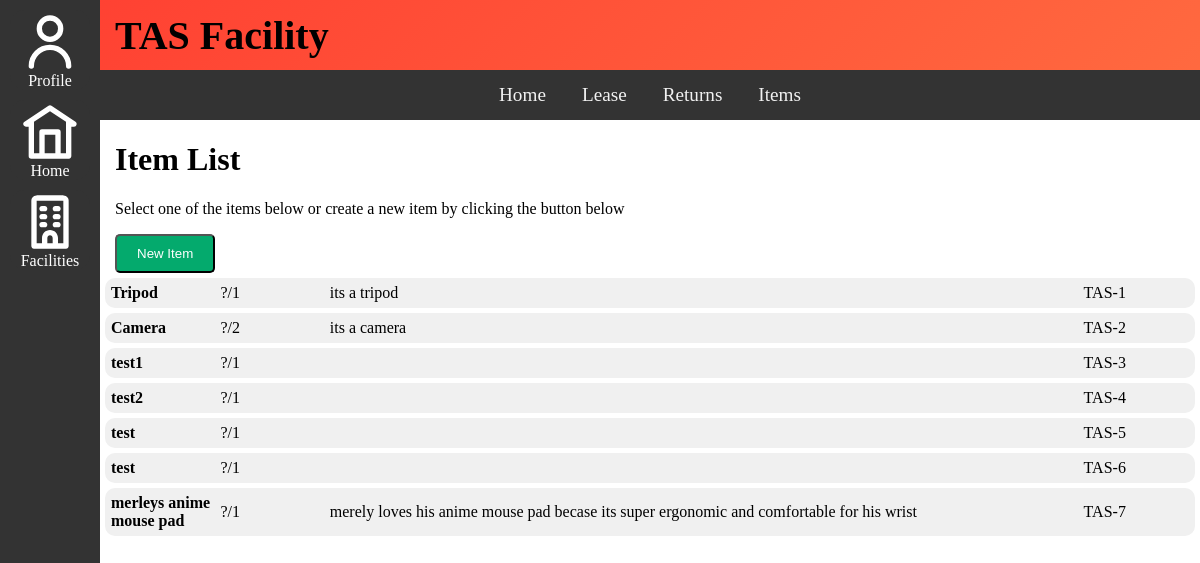
The app's page /facility/TAS/items with its own data.
### tables this page shows
CREATE TABLE Facilities(
facID INTEGER PRIMARY KEY AUTOINCREMENT,
facName TEXT NOT NULL
);

CREATE TABLE Items(
itemID INTEGER PRIMARY KEY AUTOINCREMENT,
item_facID INTEGER,
itemName TEXT NOT NULL,
itemDescription TEXT NOT NULL,
itemCount INTEGER,
itemLocation TEXT NOT NULL,
itemPurchaseDate TEXT NOT NULL,
itemNotes TEXT NOT NULL
);

### main.py (the view, shortened to what this page needs)
@app.route("/facility/<facName>/items", methods=["GET", "POST"])
def items(facName):
    items = DB_Acess.GetAllItems(facName)
    return render_template("items.html", facname=facName, items=items)

### DB_Acess.py (called while the page is built)
def GetDB():
    BASE_DIR = os.path.dirname(os.path.abspath(__file__))
    DB_PATH = os.path.join(BASE_DIR, "database", "EquipmentTracker.db")
    db = sqlite3.connect(DB_PATH)
    db.row_factory = sqlite3.Row
    return db

def GetAllItems(facName):
    db = GetDB()
    items = db.execute("""SELECT itemID, itemName, itemDescription, itemCount, itemLocation, itemPurchaseDate, itemNotes, item_facID, facName
                        FROM Items
                        JOIN Facilities ON Items.item_facID = Facilities.facID
                        WHERE facName = ?""", (facName,)).fetchall()
    db.close()
    return [dict(row) for row in items]

### Templates/items.html (shortened to what this page needs)
{% extends "base-facility.html" %}
{% block facility_content %}
    <div class="shift_text_content">
        <h1>Item List</h1>
        <p>Select one of the items below or create a new item by clicking the button below</p>
        <button class="new_item_button" onclick="openModal()">New Item</button>
    </div>
    {% for item in items %}
        <a class="listed_item" href="/facility/{{ facname }}/item/{{ item['itemID'] }}">
            <table style="width:100%;">
                <tr>
                    <td style="width:10%;"><strong>{{ item["itemName"] }}</strong></td>
                    <td style="width:10%;"> ?/{{ item["itemCount"] }} </td>
                    <td style="width:70%;"> {{ item["itemDescription"] }} </td>
                    <td style="width:10%;"> {{ item["facName"] }}-{{ item["itemID"] }} </td>
                </tr>
            </table>
        </a>
    {% endfor %}
{% endblock %}

### Templates/base-facility.html
{% extends "base.html" %}
{% block content %}
    <div class="banner_background">
        <h1 class='banner'>{{ facname }} Facility</h1>
    </div>
    <nav class='topbar'>
        <a href="/facility/{{ facname }}">Home</a>
        <a href="/facility/{{ facname }}/loan">Lease</a>
        <a href="/facility/{{ facname }}/returns">Returns</a>
        <a href="/facility/{{ facname }}/items">Items </a>
    </nav>
    <content class='facility_content'>
    {% block facility_content %}
    {% endblock %}
    </content>
{% endblock %}

### Templates/base.html (shortened to what this page needs)
<!DOCTYPE html>
<html lang="en">
<head>
    <link rel="stylesheet" href="/static/css/style.css" />
</head>
<body style='margin: 0;'>
    <main>
        <div class="side">
            <a href="/login">Profile <img class='sidebarimg' src="/static/images/user-white.svg"></a>
            <a href="/">Home <img class='sidebarimg' src="/static/images/home-white.svg"></a>
            <a href="/facilities">Facilities <img class='sidebarimg' src="/static/images/facility-white.svg"></a>
        </div>
        <div class="content">
            {% block content %}
            {% endblock %}
        </div>
    </main>
</body>
</html>

### static/css/style.css (style rules this page uses)
:root { --side-pixel: 100px; --top-pixel: 50px; --top-banner-pixel: 70px; }
main { display: sticky; }
.side { margin: 0; padding: 0; width: var(--side-pixel); background-color: #333; position: fixed; top: 0; left: 0; height: 100%; overflow: auto; text-align: center; vertical-align: bottom; }
.side a { display: inline-block; color: #ffffff; padding: 0px 0px; background-color: #333; width: calc(var(--side-pixel) - 20px); height: calc(var(--side-pixel) - 20px); margin-top: 10px; align-content: end; text-decoration: none; border-radius: 15px; position: relative; }
.sidebarimg { width: 80%; height: 80%; top: 0; left: 0; position: absolute; padding: 10%; padding-top: 0px; }
.content { margin-left: var(--side-pixel); }
.facility_content { margin-top: var(--top-pixel)+ var(--top-banner-pixel); }
.shift_text_content { margin-left: 15px; }
.banner_background { background: url(/static/images/red_gradient.png) 10% 10%; }
.banner { flex: 1; display: flex; color: black; height: var(--top-banner-pixel); align-items: center; text-align: left; font-size: 40px; margin: 0; margin-left: 15px }
.topbar { height: var(--top-pixel); text-align: center; overflow: hidden; background-color: #333; }
.topbar a { display: inline-block; color: #f2f2f2; padding: 14px 16px; text-decoration: none; font-size: 1.2em; }
.listed_item { background-color: #f0f0f0; border-radius: 10px; padding: 3px; margin: 5px; text-decoration: none; color: black; display: block; }
.new_item_button { background-color: #04AA6D; color: white; padding: 10px 20px; text-decoration: none; border-radius: 5px; display: inline-block; }

### records on screen
Facilities: facName "TAS"
Items: itemName "Tripod", itemCount "1", itemDescription "its a tripod", facName "TAS", itemID "1"
Items: itemName "Camera", itemCount "2", itemDescription "its a camera", facName "TAS", itemID "2"
Items: itemName "test1", itemCount "1", facName "TAS", itemID "3"
Items: itemName "test2", itemCount "1", facName "TAS", itemID "4"
Items: itemName "test", itemCount "1", facName "TAS", itemID "5"
Items: itemName "test", itemCount "1", facName "TAS", itemID "6"
Items: itemName "merleys anime mouse pad", itemCount "1", itemDescription "merely loves his anime mouse pad becase its super ergonomic and comfortable for his wrist", facName "TAS", itemID "7"
